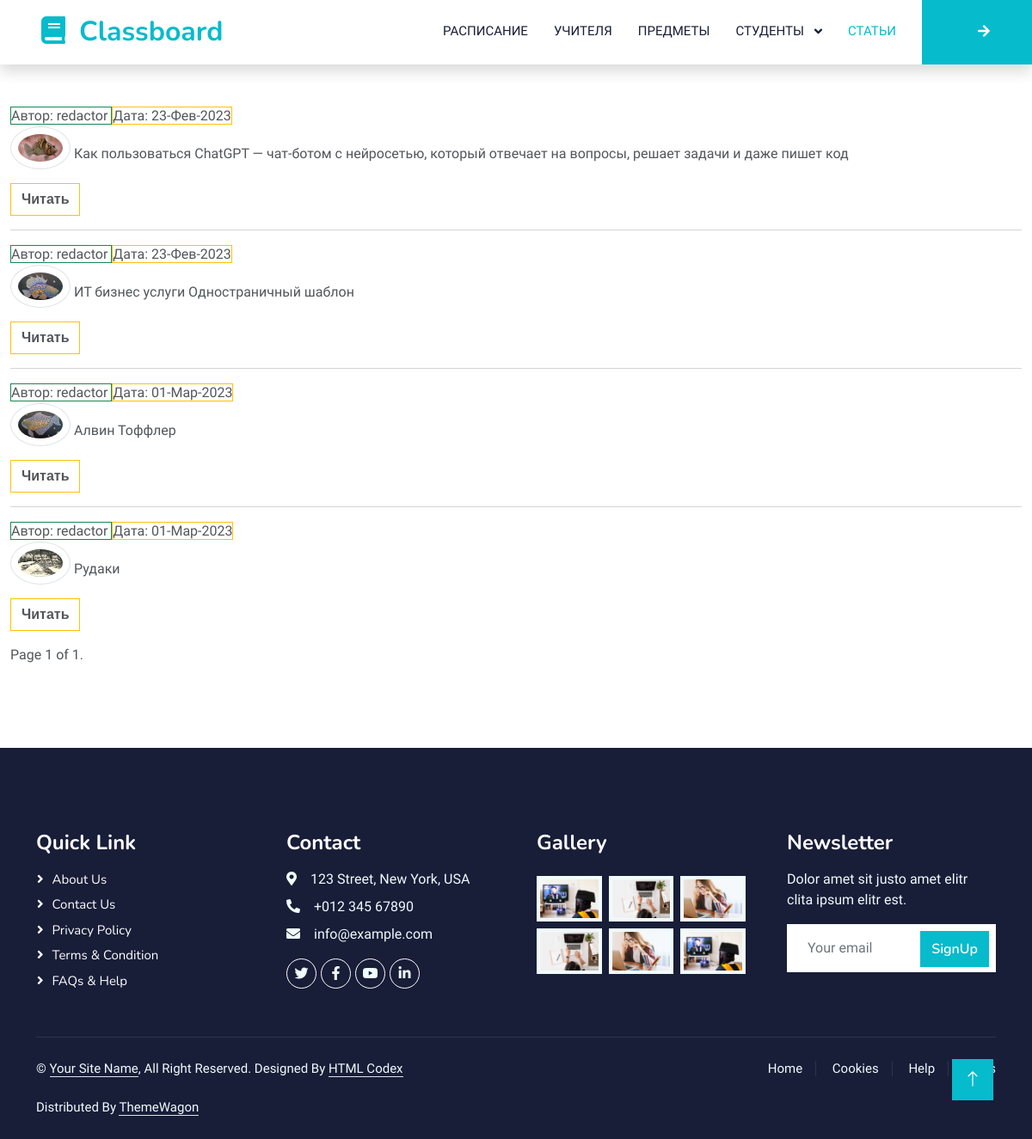
The app's page /articles/ with its own data.
### articles/models.py (models this page shows, shortened)
class Article(models.Model):
    author = models.ForeignKey(
        verbose_name="Автор", to="auth.User", on_delete=models.CASCADE
    )
    title = models.CharField(verbose_name="Заголовок", max_length=256)
    slug = models.SlugField(verbose_name="slug")
    text = models.TextField(verbose_name="Содержание")
    image = models.ImageField(verbose_name="Изображение", upload_to="articles/")
    created_at = models.DateTimeField(verbose_name="Создано", auto_now_add=True)
    updated_at = models.DateTimeField(verbose_name="Изменено", auto_now=True)
    objects = SearchManagerArticles()
    class Meta:
        verbose_name = "Статья"
        verbose_name_plural = "Статьи"

### articles/views.py (the view)
# urls.py: path('', ArtticlesListView.as_view(), name='articles_list'),
class ArtticlesListView(ListView):
    model = Article
    template_name = "articles/articles_list.html"
    context_object_name = "articles"
    paginate_by = 10

### templates/articles/articles_list.html (shortened to what this page needs)
{% extends 'layout/base.html' %}
{% block content %}
    <section class="py-5">
    {% for article_item in articles %}
        <span class="border border-success">  Автор: {{ article_item.author }} </span>
        <span class="border border-warning">Дата:
        {% if article_item.created_at == article_item.updated_at  %}
            {{ article_item.created_at|date:"d-M-Y" }}
        {% else %}
            {{ article_item.updated_at|date:"d-M-Y" }}
        {% endif %}
        </span>
        <div class="col-12">
            <img src="{{ article_item.image.url}}" alt="{{ article_item.title }}" width="70" height="50" class="border rounded-circle p-2 mx-auto mb-3">
            {{ article_item.title }}
        </div>
        <div class="table align-items-center">
            <a class="btn border-warning" href="{% url 'articles:article_detail' article_item.pk %}">Читать</a>
        </div>
        {% if not forloop.last %}
            <hr>
        {% endif %}
    {% empty %}
        <h3 class="mt-5 ps-3 pe-3 text-center">На данной странице пока нет статей</h3>
    {% endfor %}
    <div class="pagination">
        <span class="step-links">
            <span class="current">
                Page {{ page_obj.number }} of {{ page_obj.paginator.num_pages }}.
            </span>
        </span>
    </div>
</section>
{% endblock content %}

### static/css/style.css (style rules this page uses)
:root { --primary: #06BBCC; --light: #F0FBFC; --dark: #181d38; }
.btn { font-family: 'Nunito', sans-serif; font-weight: 600; transition: .5s; }

### records on screen
Article: author "redactor", updated_at "23-Фев-2023", image (picture), title "Как пользоваться ChatGPT — чат-ботом с нейросетью, который отвечает на вопросы, решает задачи и даже пишет код"
Article: author "redactor", updated_at "23-Фев-2023", image (picture), title "ИТ бизнес услуги Одностраничный шаблон"
Article: author "redactor", updated_at "01-Мар-2023", image (picture), title "Алвин Тоффлер"
Article: author "redactor", updated_at "01-Мар-2023", image (picture), title "Рудаки"

### other values on screen
{{ page_obj.number }} "1"
{{ page_obj.paginator.num_pages }} "1"
